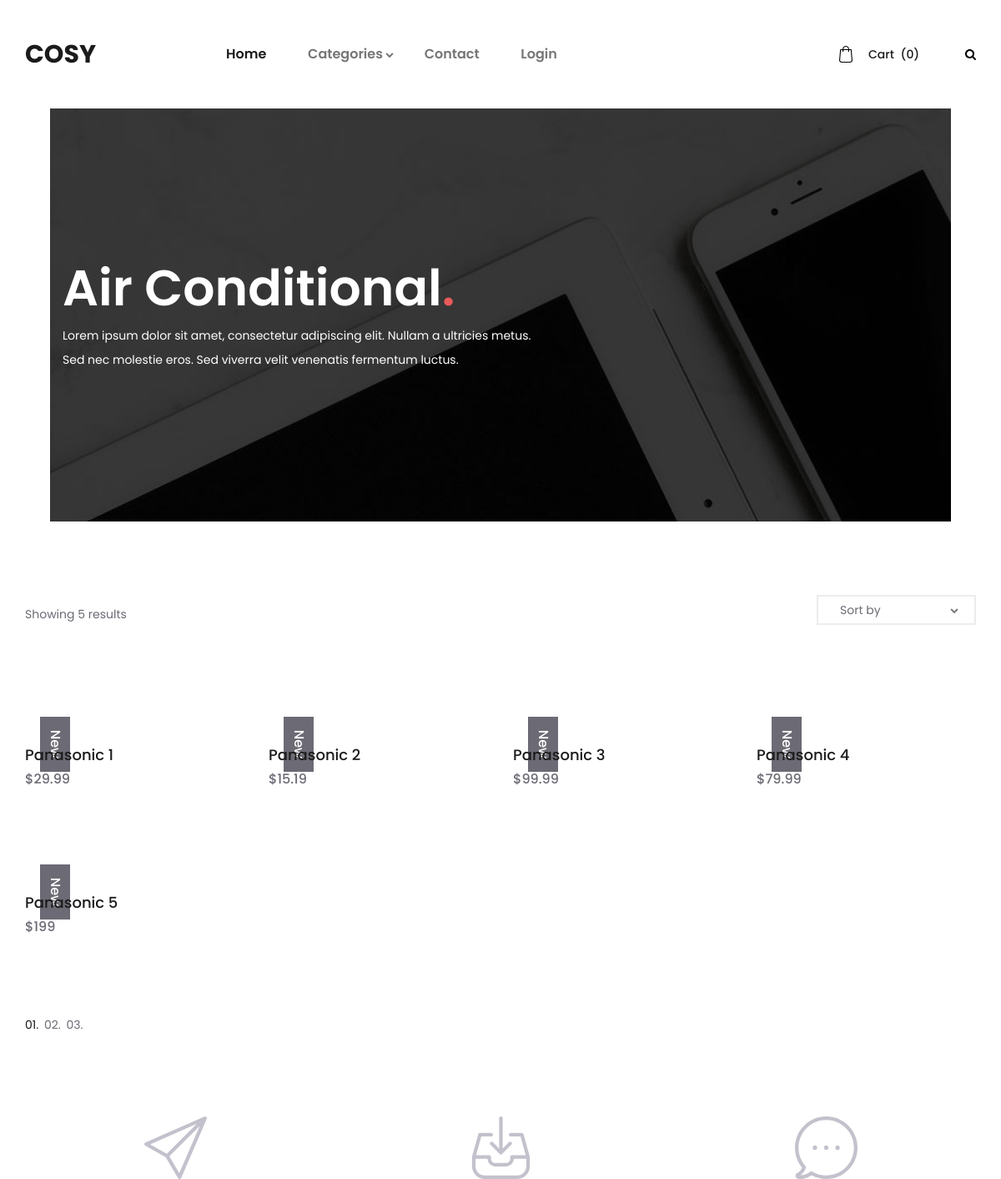
The page /categories.php?id=1 (upper part) on the database as committed earlier.
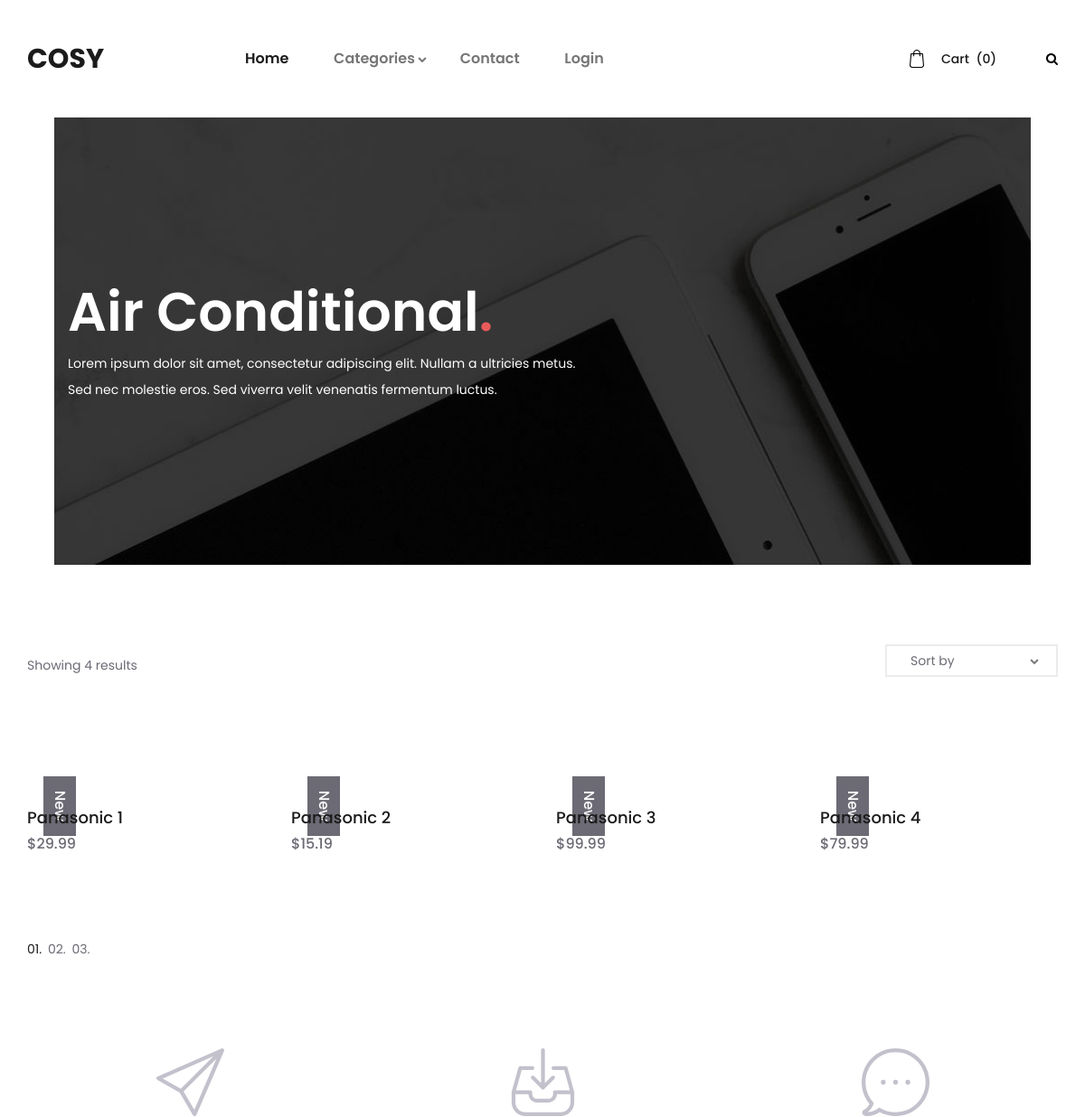
The same page on the database as committed later.
### tables this page shows
CREATE TABLE `products` (
  `product_id` int(11) NOT NULL,
  `product_title` varchar(255) NOT NULL,
  `product_category_id` int(11) NOT NULL,
  `product_price` float NOT NULL,
  `product_quantity` int(11) NOT NULL,
  `product_description` text NOT NULL,
  `product_image` varchar(255) NOT NULL
);

### resources/functions.php (the view, shortened to what this page needs)
<?php
    function query($sql){
        global $connection;
        return mysqli_query($connection,$sql);
    }
    function escape_string($string){
        global $connection;
        return mysqli_real_escape_string($connection,$string);
    }
    function fetch_array($result){
        return mysqli_fetch_array($result);
    }
    function get_products_in_cat_page(){
        $query = query("SELECT * FROM products WHERE product_category_id = ". escape_string($_GET['id']) . "");
        while( $row = fetch_array($query)){
			$product = <<<DELIMETER
			<div class="product">
				<div class="product_image"><a href="product.php?id={$row['product_id']}"><img src="{$row['product_image']}" alt=""></a></div>
					<div class="product_extra product_new"><a href="product.php?id={$row['product_id']}">New</a></div>
						<div class="product_content">
							<div class="product_title"><a href="product.php?id={$row['product_id']}">{$row['product_title']}</a></div>
							<div class="product_price">&#36;{$row['product_price']}</div>
						</div>
			</div>
			DELIMETER;
        echo $product;
        }
    }
    function show_total_product(){
        $query = query("SELECT COUNT(product_id) FROM products WHERE product_category_id = ". escape_string($_GET['id']) . "");
        while( $row = fetch_array($query)){
			$total = <<<DELIMETER
			<div class="results">Showing <span>{$row['COUNT(product_id)']}</span> results</div>
			DELIMETER;
						echo $total;
					}
				}
?>

### resources/templates/front/header.php (shortened to what this page needs)
<header class="header">
		<div class="header_container">
			<div class="container">
				<div class="row">
					<div class="col">
						<div class="header_content d-flex flex-row align-items-center justify-content-start">
							<div class="logo"><a href="index.php">COSY </a></div>
							<nav class="main_nav">
								<ul>
									<li class=" active">
										<a href="index.php">Home</a>
									</li>
									<li class="hassubs">
										<a href="#">Categories</a>
									</li>
									<li><a href="contact.php">Contact</a></li>
									<li><a href="login.php">Login</a></li>
								</ul>
							</nav>
							<div class="header_extra ml-auto">
								<div class="shopping_cart">
									<a href="cart.php">
										<div>Cart <span>(0)</span></div>
									</a>
								</div>
								<div class="search">
									<div class="search_icon">
									</div>
								</div>
							</div>
						</div>
					</div>
				</div>
			</div>
		</div>
		<div class="search_panel trans_300">
			<div class="container">
				<div class="row">
					<div class="col">
						<div class="search_panel_content d-flex flex-row align-items-center justify-content-end">
							<form action="#">
							</form>
						</div>
					</div>
				</div>
			</div>
		</div>
	</header>

### public/categories.php (shortened to what this page needs)
<?php include(TEMPLATE_FRONT . DS . "header.php"); ?>
<!DOCTYPE html>
<html lang="en">
<head>
<link rel="stylesheet" type="text/css" href="styles/bootstrap4/bootstrap.min.css">
<link href="plugins/font-awesome-4.7.0/css/font-awesome.min.css" rel="stylesheet" type="text/css">
<link rel="stylesheet" type="text/css" href="plugins/OwlCarousel2-2.2.1/owl.carousel.css">
<link rel="stylesheet" type="text/css" href="plugins/OwlCarousel2-2.2.1/owl.theme.default.css">
<link rel="stylesheet" type="text/css" href="plugins/OwlCarousel2-2.2.1/animate.css">
<link rel="stylesheet" type="text/css" href="styles/categories.css">
<link rel="stylesheet" type="text/css" href="styles/categories_responsive.css">
</head>
<body>
<div class="super_container">
	<div class="home">
		<div class="home_container">
			<div class="home_background" style="background-image:url(images/categories.jpg)"></div>
			<div class="home_content_container">
				<div class="container">
					<div class="row">
						<div class="col">
							<div class="home_content">
								<div class="home_title">Air Conditional<span>.</span></div>
								<div class="home_text"><p>Lorem ipsum dolor sit amet, consectetur adipiscing elit. Nullam a ultricies metus. Sed nec molestie eros. Sed viverra velit venenatis fermentum luctus.</p></div>
							</div>
						</div>
					</div>
				</div>
			</div>
		</div>
	</div>
	<div class="products">
		<div class="container">
			<div class="row">
				<div class="col">
					<div class="sorting_bar d-flex flex-md-row flex-column align-items-md-center justify-content-md-start">
						<?php show_total_product() ?>
						<div class="sorting_container ml-md-auto">
							<div class="sorting">
								<ul class="item_sorting">
									<li>
										<span class="sorting_text">Sort by</span>
										<i class="fa fa-chevron-down" aria-hidden="true"></i>
									</li>
								</ul>
							</div>
						</div>
					</div>
				</div>
			</div>
			<div class="row">
				<div class="col">
					<div class="product_grid">
						<?php get_products_in_cat_page(); ?>
					</div>
					<div class="product_pagination">
						<ul>
							<li class="active"><a href="#">01.</a></li>
							<li><a href="#">02.</a></li>
							<li><a href="#">03.</a></li>
						</ul>
					</div>
				</div>
			</div>
		</div>
	</div>
	<div class="icon_boxes">
		<div class="container">
			<div class="row icon_box_row">
				<div class="col-lg-4 icon_box_col">
					<div class="icon_box">
						<div class="icon_box_image"><img src="images/icon_1.svg" alt=""></div>
					</div>
				</div>
				<div class="col-lg-4 icon_box_col">
					<div class="icon_box">
						<div class="icon_box_image"><img src="images/icon_2.svg" alt=""></div>
					</div>
				</div>
				<div class="col-lg-4 icon_box_col">
					<div class="icon_box">
						<div class="icon_box_image"><img src="images/icon_3.svg" alt=""></div>
					</div>
				</div>
			</div>
		</div>
	</div>
</div>
</body>
</html>

Rows that differ between the two databases and show on the page:
removed products: product_title "Panasonic 5", product_price "199"
Other text that changed with them:
new list line: "Showing 4 results"
list line gone: "Showing 5 results"
